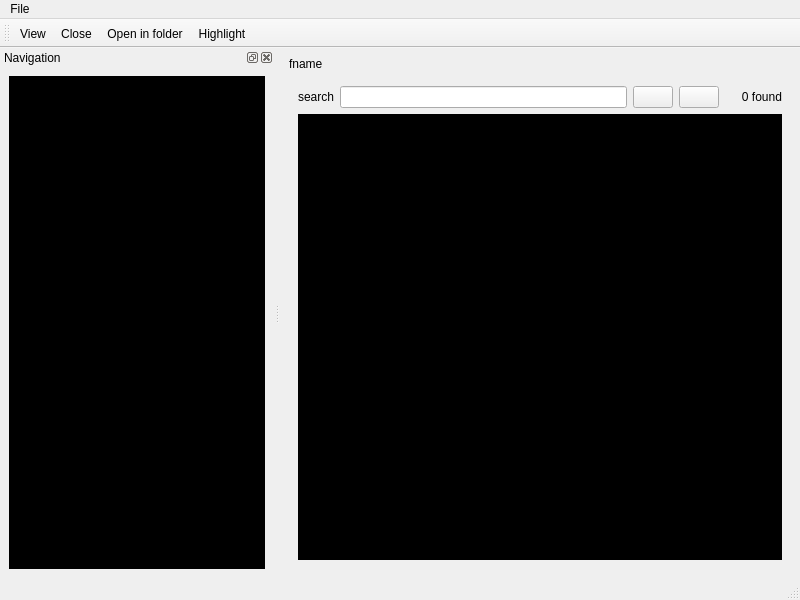
<?xml version="1.0" encoding="UTF-8"?>
<ui version="4.0">
 <class>textfileViewer</class>
 <widget class="QMainWindow" name="textfileViewer">
  <property name="geometry">
   <rect>
    <x>0</x>
    <y>0</y>
    <width>800</width>
    <height>600</height>
   </rect>
  </property>
  <property name="windowTitle">
   <string>MainWindow</string>
  </property>
  <widget class="QWidget" name="centralwidget">
   <layout class="QVBoxLayout" name="verticalLayout">
    <item>
     <widget class="QLabel" name="label_fname">
      <property name="text">
       <string>fname</string>
      </property>
     </widget>
    </item>
    <item>
     <widget class="QStackedWidget" name="stackedWidget">
      <property name="currentIndex">
       <number>0</number>
      </property>
      <widget class="QWidget" name="view">
       <layout class="QVBoxLayout" name="verticalLayout_2">
        <item>
         <layout class="QHBoxLayout" name="horizontalLayout_4" stretch="0,5,0,0,1">
          <item>
           <widget class="QLabel" name="label_3">
            <property name="text">
             <string>search</string>
            </property>
           </widget>
          </item>
          <item>
           <widget class="QLineEdit" name="lineEdit_search"/>
          </item>
          <item>
           <widget class="QPushButton" name="pushButton_searchNext">
            <property name="text">
             <string/>
            </property>
            <property name="icon">
             <iconset resource="myresources.qrc">
              <normaloff>:/icons/icons/arrow-down-double.png</normaloff>:/icons/icons/arrow-down-double.png</iconset>
            </property>
           </widget>
          </item>
          <item>
           <widget class="QPushButton" name="pushButton_searchPrevious">
            <property name="text">
             <string/>
            </property>
            <property name="icon">
             <iconset resource="myresources.qrc">
              <normaloff>:/icons/icons/arrow-up-double.png</normaloff>:/icons/icons/arrow-up-double.png</iconset>
            </property>
           </widget>
          </item>
          <item>
           <widget class="QLabel" name="label_found">
            <property name="text">
             <string>0 found</string>
            </property>
            <property name="alignment">
             <set>Qt::AlignRight|Qt::AlignTrailing|Qt::AlignVCenter</set>
            </property>
           </widget>
          </item>
         </layout>
        </item>
        <item>
         <widget class="QTextBrowser" name="textBrowser_view">
          <property name="autoFillBackground">
           <bool>false</bool>
          </property>
          <property name="styleSheet">
           <string notr="true">background-color:#000000;color:#FFF</string>
          </property>
          <property name="autoFormatting">
           <set>QTextEdit::AutoAll</set>
          </property>
          <property name="lineWrapMode">
           <enum>QTextEdit::NoWrap</enum>
          </property>
          <property name="textInteractionFlags">
           <set>Qt::TextBrowserInteraction</set>
          </property>
          <property name="openExternalLinks">
           <bool>false</bool>
          </property>
          <property name="openLinks">
           <bool>true</bool>
          </property>
         </widget>
        </item>
       </layout>
      </widget>
      <widget class="QWidget" name="highlight">
       <layout class="QVBoxLayout" name="verticalLayout_5">
        <item>
         <layout class="QHBoxLayout" name="horizontalLayout_5">
          <item>
           <widget class="QRadioButton" name="radioButton_log">
            <property name="text">
             <string>log</string>
            </property>
           </widget>
          </item>
          <item>
           <widget class="QRadioButton" name="radioButton_skd">
            <property name="text">
             <string>skd</string>
            </property>
           </widget>
          </item>
          <item>
           <widget class="QRadioButton" name="radioButton_vex">
            <property name="text">
             <string>vex</string>
            </property>
           </widget>
          </item>
          <item>
           <spacer name="horizontalSpacer_3">
            <property name="orientation">
             <enum>Qt::Horizontal</enum>
            </property>
            <property name="sizeHint" stdset="0">
             <size>
              <width>40</width>
              <height>20</height>
             </size>
            </property>
           </spacer>
          </item>
         </layout>
        </item>
        <item>
         <widget class="Line" name="line_2">
          <property name="orientation">
           <enum>Qt::Horizontal</enum>
          </property>
         </widget>
        </item>
        <item>
         <layout class="QHBoxLayout" name="horizontalLayout">
          <item>
           <widget class="QLabel" name="label_2">
            <property name="text">
             <string>key word</string>
            </property>
           </widget>
          </item>
          <item>
           <widget class="QLineEdit" name="lineEdit_keyword"/>
          </item>
          <item>
           <widget class="QComboBox" name="comboBox_color"/>
          </item>
          <item>
           <widget class="QPushButton" name="pushButton_add">
            <property name="text">
             <string/>
            </property>
            <property name="icon">
             <iconset resource="myresources.qrc">
              <normaloff>:/icons/icons/edit-add.png</normaloff>:/icons/icons/edit-add.png</iconset>
            </property>
           </widget>
          </item>
         </layout>
        </item>
        <item>
         <layout class="QVBoxLayout" name="verticalLayout_4">
          <item>
           <widget class="QTreeWidget" name="treeWidget_highlights">
            <column>
             <property name="text">
              <string notr="true">key word</string>
             </property>
            </column>
            <column>
             <property name="text">
              <string>color</string>
             </property>
            </column>
           </widget>
          </item>
          <item>
           <layout class="QHBoxLayout" name="horizontalLayout_2">
            <item>
             <spacer name="horizontalSpacer">
              <property name="orientation">
               <enum>Qt::Horizontal</enum>
              </property>
              <property name="sizeHint" stdset="0">
               <size>
                <width>40</width>
                <height>20</height>
               </size>
              </property>
             </spacer>
            </item>
            <item>
             <widget class="QPushButton" name="pushButton_remove">
              <property name="text">
               <string/>
              </property>
              <property name="icon">
               <iconset resource="myresources.qrc">
                <normaloff>:/icons/icons/edit-delete-6.png</normaloff>:/icons/icons/edit-delete-6.png</iconset>
              </property>
             </widget>
            </item>
           </layout>
          </item>
         </layout>
        </item>
        <item>
         <widget class="Line" name="line">
          <property name="orientation">
           <enum>Qt::Horizontal</enum>
          </property>
         </widget>
        </item>
        <item>
         <layout class="QHBoxLayout" name="horizontalLayout_3">
          <item>
           <spacer name="horizontalSpacer_2">
            <property name="orientation">
             <enum>Qt::Horizontal</enum>
            </property>
            <property name="sizeHint" stdset="0">
             <size>
              <width>40</width>
              <height>20</height>
             </size>
            </property>
           </spacer>
          </item>
          <item>
           <widget class="QPushButton" name="pushButton_colorize">
            <property name="text">
             <string>Highlight</string>
            </property>
            <property name="icon">
             <iconset resource="myresources.qrc">
              <normaloff>:/icons/icons/dialog-ok-2.png</normaloff>:/icons/icons/dialog-ok-2.png</iconset>
            </property>
           </widget>
          </item>
         </layout>
        </item>
       </layout>
      </widget>
     </widget>
    </item>
   </layout>
  </widget>
  <widget class="QMenuBar" name="menubar">
   <property name="geometry">
    <rect>
     <x>0</x>
     <y>0</y>
     <width>800</width>
     <height>22</height>
    </rect>
   </property>
   <widget class="QMenu" name="menufile">
    <property name="title">
     <string>File</string>
    </property>
    <addaction name="actionview"/>
    <addaction name="actionclose"/>
    <addaction name="actionhighlight"/>
    <addaction name="actionopen_in_folder"/>
   </widget>
   <addaction name="menufile"/>
  </widget>
  <widget class="QStatusBar" name="statusbar"/>
  <widget class="QDockWidget" name="dockWidget_navigate">
   <property name="sizePolicy">
    <sizepolicy hsizetype="Preferred" vsizetype="Preferred">
     <horstretch>0</horstretch>
     <verstretch>0</verstretch>
    </sizepolicy>
   </property>
   <property name="minimumSize">
    <size>
     <width>100</width>
     <height>111</height>
    </size>
   </property>
   <property name="maximumSize">
    <size>
     <width>524287</width>
     <height>524287</height>
    </size>
   </property>
   <property name="windowTitle">
    <string>Navigation</string>
   </property>
   <attribute name="dockWidgetArea">
    <number>1</number>
   </attribute>
   <widget class="QWidget" name="dockWidgetContents">
    <layout class="QVBoxLayout" name="verticalLayout_6">
     <item>
      <widget class="QTreeWidget" name="treeWidget_navigation">
       <property name="sizePolicy">
        <sizepolicy hsizetype="Preferred" vsizetype="Expanding">
         <horstretch>0</horstretch>
         <verstretch>0</verstretch>
        </sizepolicy>
       </property>
       <property name="minimumSize">
        <size>
         <width>0</width>
         <height>0</height>
        </size>
       </property>
       <property name="maximumSize">
        <size>
         <width>16777215</width>
         <height>16777215</height>
        </size>
       </property>
       <property name="styleSheet">
        <string notr="true">background-color:#000000;color:#FF00FF</string>
       </property>
       <attribute name="headerVisible">
        <bool>false</bool>
       </attribute>
       <column>
        <property name="text">
         <string/>
        </property>
       </column>
      </widget>
     </item>
    </layout>
   </widget>
  </widget>
  <widget class="QToolBar" name="toolBar">
   <property name="windowTitle">
    <string>toolBar</string>
   </property>
   <attribute name="toolBarArea">
    <enum>TopToolBarArea</enum>
   </attribute>
   <attribute name="toolBarBreak">
    <bool>false</bool>
   </attribute>
   <addaction name="actionview"/>
   <addaction name="actionclose"/>
   <addaction name="actionopen_in_folder"/>
   <addaction name="actionhighlight"/>
  </widget>
  <action name="actionview">
   <property name="text">
    <string>View</string>
   </property>
  </action>
  <action name="actionclose">
   <property name="text">
    <string>Close</string>
   </property>
  </action>
  <action name="actionopen_in_folder">
   <property name="text">
    <string>Open in folder</string>
   </property>
  </action>
  <action name="actionhighlight">
   <property name="text">
    <string>Highlight</string>
   </property>
  </action>
 </widget>
 <resources>
  <include location="myresources.qrc"/>
 </resources>
 <connections/>
</ui>
